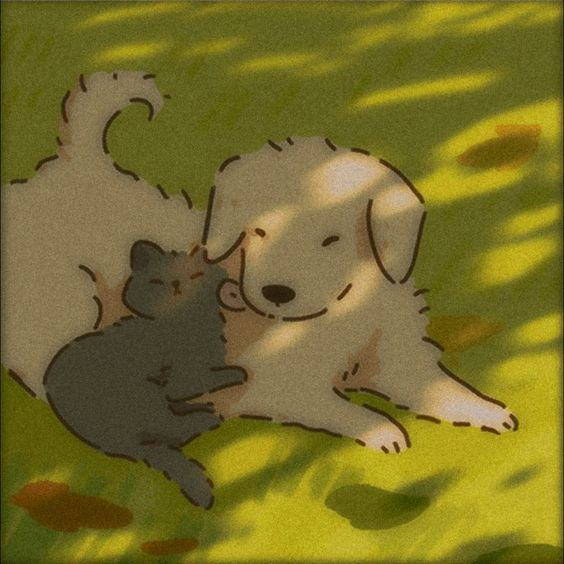
#> input picture ТИОиАД/lab1+/task2.jpg, 564 x 564 px, given in place of the camera
$ python task1.py
#> lines starting #> are read from the running program, lines starting #| are printed output that depends on the picture; after the words box and inside, x2 and y2 are one past the last pixel; in counts of white or black regions, pixels touching at a corner belong together
# Детектирование движения методом вычитания фона

import cv2
import numpy as np
import datetime

def background_subtraction_detection(video_source=0):
#> called with video_source = 0
    cap = cv2.VideoCapture(video_source)
    if not cap.isOpened():
        print(f"Не удалось открыть видео источник {video_source}")
        return

    # Получаем информацию о видео
    fps = cap.get(cv2.CAP_PROP_FPS)
    width = int(cap.get(cv2.CAP_PROP_FRAME_WIDTH))
    height = int(cap.get(cv2.CAP_PROP_FRAME_HEIGHT))

    # Создаем детектор фона
    backSub = cv2.createBackgroundSubtractorKNN(
        history=500,  # Количество кадров для обучения фона
        dist2Threshold=400,  # Порог расстояния
        detectShadows=True  # Обнаружение теней
    )

    # Переменные для трекинга движения
    motion_detected = False
    motion_start_time = None
    motion_counter = 0
    frame_count = 0

    while True:
        ret, frame = cap.read()
#> frame is the input picture: shape (564, 564, 3); mean B, G, R 42.1, 110.3, 119.7
        if not ret:
            print("Видео закончилось или ошибка чтения")
            break

        frame_count += 1

        if width > 800:
            frame = cv2.resize(frame, (640, 480))
            height, width = frame.shape[:2]

        # Вычитание фона и морфология
        fgMask = backSub.apply(frame)
#> fgMask: shape (564, 564); every value is 255
        kernel = cv2.getStructuringElement(cv2.MORPH_ELLIPSE, (5, 5))
        fgMask = cv2.morphologyEx(fgMask, cv2.MORPH_OPEN, kernel)
        fgMask = cv2.morphologyEx(fgMask, cv2.MORPH_CLOSE, kernel)

        contours, _ = cv2.findContours(fgMask, cv2.RETR_EXTERNAL, cv2.CHAIN_APPROX_SIMPLE)
#> contours = [[[0, 0], [0, 563], [563, 563], [563, 0]]]

        # Фильтруем контуры по площади
        min_area = 1000  # Минимальная площадь для обнаружения
        large_contours = [cnt for cnt in contours if cv2.contourArea(cnt) > min_area]
#> large_contours = [[[0, 0], [0, 563], [563, 563], [563, 0]]]

        # Bounding box вокруг движущихся объектов
        motion_detected_current = len(large_contours) > 0
#> motion_detected_current = True

        for contour in large_contours:
            x, y, w, h = cv2.boundingRect(contour)
            cv2.rectangle(frame, (x, y), (x + w, y + h), (0, 0, 255), 2)
            cv2.putText(frame, "MOVING OBJECT", (x, y - 10),
                        cv2.FONT_HERSHEY_SIMPLEX, 0.5, (0, 0, 255), 2)

            # Центр масс
            M = cv2.moments(contour)
            if M["m00"] != 0:
                cx = int(M["m10"] / M["m00"])
                cy = int(M["m01"] / M["m00"])
                cv2.circle(frame, (cx, cy), 5, (255, 0, 0), -1)
#> this loop made 1 pass
#> (contour, x, y, w, h, cx, cy) on pass 1: ([[0, 0], [0, 563], [563, 563], [563, 0]], 0, 0, 564, 564, 281, 281)
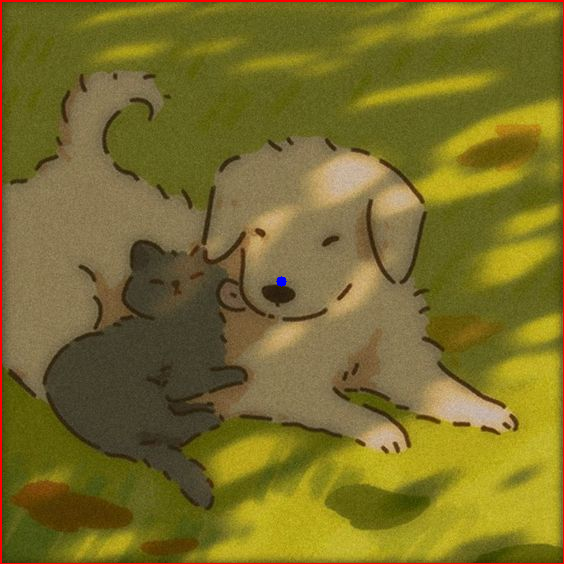
#> frame: shape (564, 564, 3); 1.09% of pixels changed, all inside (x1, y1, x2, y2) = (0, 0, 564, 564)

        # Обнаружение движения
        if motion_detected_current and not motion_detected:
            motion_detected = True
            motion_start_time = datetime.datetime.now()
            motion_counter += 1
            print(f"🔴 ОБНАРУЖЕНО ДВИЖЕНИЕ!")
        elif not motion_detected_current and motion_detected:
            motion_detected = False
            end_time = datetime.datetime.now()
            duration = (end_time - motion_start_time).total_seconds()
            print(f"🟢 ДВИЖЕНИЕ ПРЕКРАТИЛОСЬ. Длительность: {duration:.1f} сек")

        status = "MOVEMENT DETECTED" if motion_detected else "NO MOVEMENT"
        color = (0, 0, 255) if motion_detected else (0, 255, 0)

        info_panel = np.zeros((100, frame.shape[1], 3), dtype=np.uint8)

        cv2.putText(info_panel, f"Status: {status}", (10, 30),
                    cv2.FONT_HERSHEY_SIMPLEX, 0.7, color, 2)
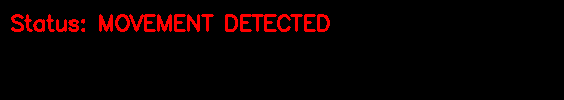
#> info_panel: shape (100, 564, 3); mean of channels 0, 1, 2 0, 0, 11.2; drawn as B, G, R
        cv2.putText(info_panel, f"Motion Count: {motion_counter}", (10, 60),
                    cv2.FONT_HERSHEY_SIMPLEX, 0.7, color, 2)
        cv2.putText(info_panel, f"Frame: {frame_count}", (10, 90),
                    cv2.FONT_HERSHEY_SIMPLEX, 0.5, (255, 255, 255), 1)
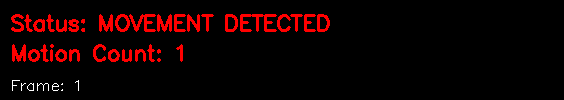
#> info_panel: shape (100, 564, 3); mean of channels 0, 1, 2 0.6, 0.6, 16.6; drawn as B, G, R

        display_frame = np.vstack([frame, info_panel])
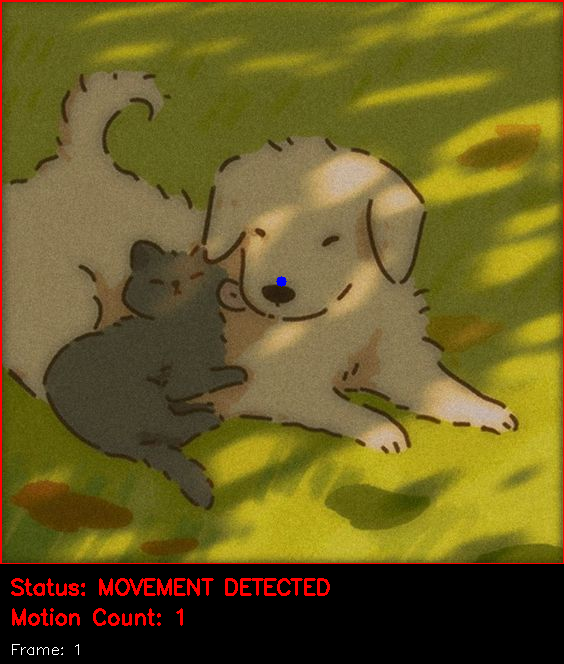
#> display_frame: shape (664, 564, 3); mean B, G, R 35.7, 93.1, 105.8

        cv2.putText(display_frame, "Press 'q' to quit, 'p' to pause",
                    (10, frame.shape[0] + 80), cv2.FONT_HERSHEY_SIMPLEX,
                    0.5, (255, 255, 255), 1)
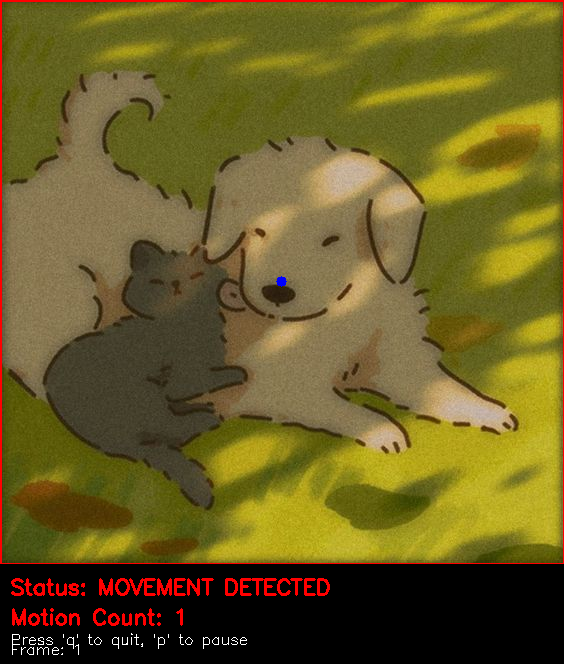
#> display_frame: shape (664, 564, 3); 0.12% of pixels changed, all inside (x1, y1, x2, y2) = (12, 633, 247, 649)

        cv2.imshow('Motion Detection - Original Video', display_frame)
        cv2.imshow('Motion Detection - Foreground Mask', fgMask)

        key = cv2.waitKey(1) & 0xFF
#> (key q is pressed here)
        if key == ord('q'):
            break
        elif key == ord('p'):
            print("ПАУЗА. Нажмите любую клавишу для продолжения...")
            cv2.waitKey(0)

    cap.release()
    cv2.destroyAllWindows()

    print(f"\nОбработано кадров: {frame_count}")
    print(f"Обнаружено событий движения: {motion_counter}")

if __name__ == "__main__":
    background_subtraction_detection()

$ run again, on ТИОиАД/lab1+/task3.jpg
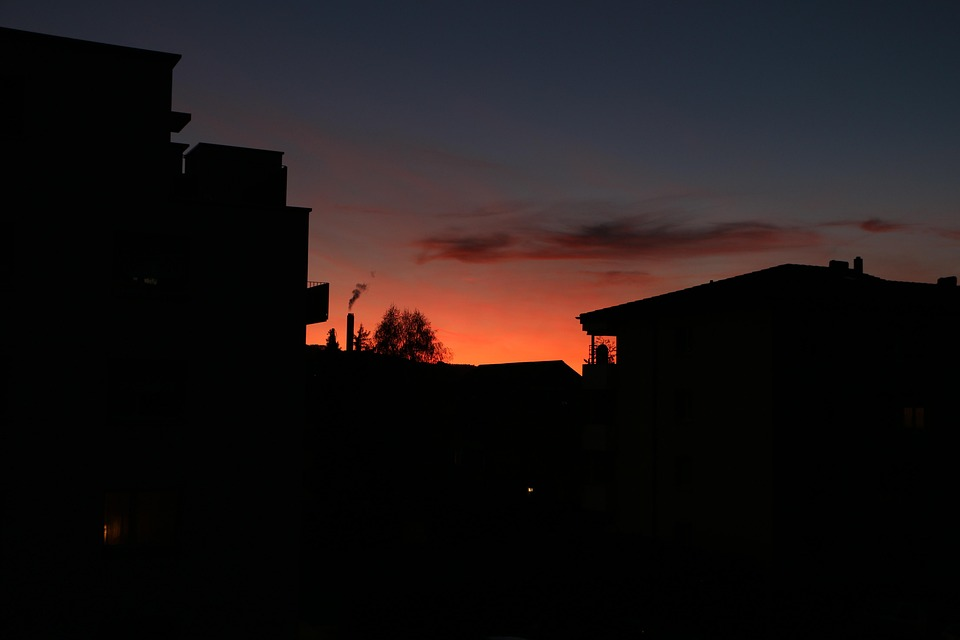
#> input picture ТИОиАД/lab1+/task3.jpg, 960 x 640 px, given in place of the camera
#> in background_subtraction_detection, frame is the input picture: shape (640, 960, 3); mean B, G, R 22.3, 21.4, 27.3
#> fgMask: shape (480, 640); every value is 255
#> contours = [[[0, 0], [0, 479], [639, 479], [639, 0]]]
#> motion_detected_current = True
#> the loop in background_subtraction_detection, `for contour in large_contours:` made 1 pass
#> (contour, x, y, w, h, cx, cy) on pass 1: ([[0, 0], [0, 479], [639, 479], [639, 0]], 0, 0, 640, 480, 319, 239)
#> after the loop in background_subtraction_detection, `for contour in large_contours:`:
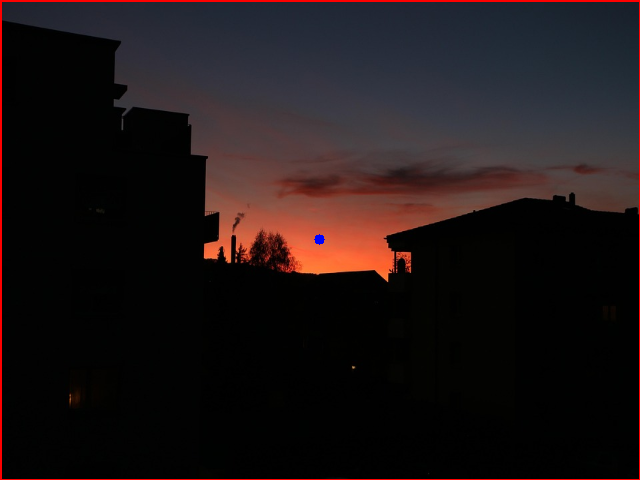
#> frame: shape (480, 640, 3); mean B, G, R 22.1, 21.1, 29.8
#> in background_subtraction_detection, `cv2.putText(display_frame, "Press 'q' to quit, 'p' to pause", (10, fra..`:
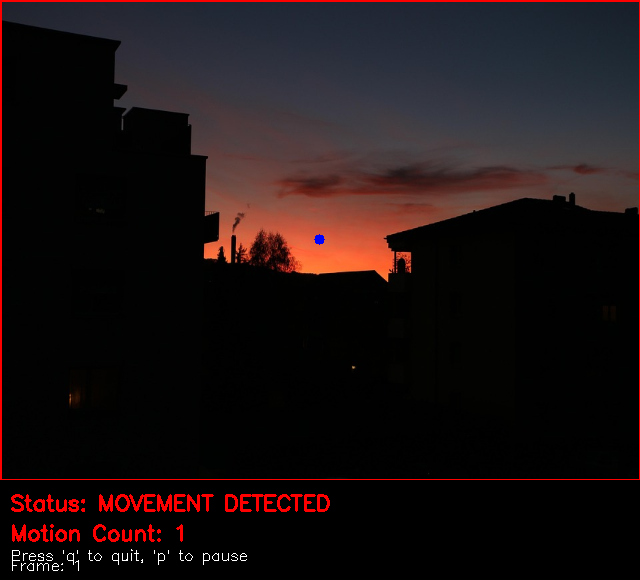
#> display_frame: shape (580, 640, 3); mean B, G, R 18.7, 17.9, 27.5

$ run again, on ТИОиАД/lab1+/task5.jpg
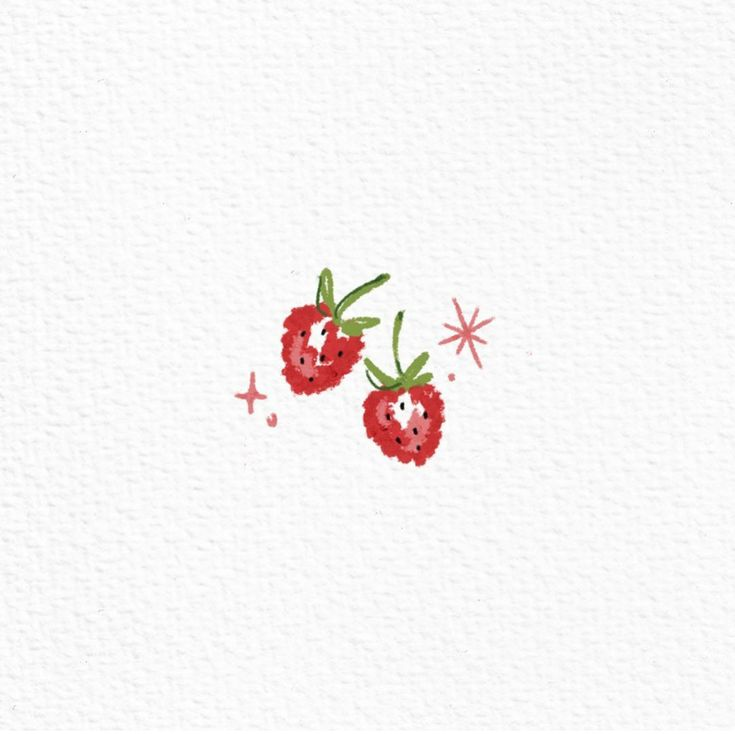
#> input picture ТИОиАД/lab1+/task5.jpg, 735 x 734 px, given in place of the camera
#> in background_subtraction_detection, frame is the input picture: shape (734, 735, 3); mean B, G, R 244.2, 244.7, 247.1
#> fgMask: shape (734, 735); every value is 255
#> contours = [[[0, 0], [0, 733], [734, 733], [734, 0]]]
#> motion_detected_current = True
#> the loop in background_subtraction_detection, `for contour in large_contours:` made 1 pass
#> (contour, x, y, w, h, cx, cy) on pass 1: ([[0, 0], [0, 733], [734, 733], [734, 0]], 0, 0, 735, 734, 367, 366)
#> after the loop in background_subtraction_detection, `for contour in large_contours:`:
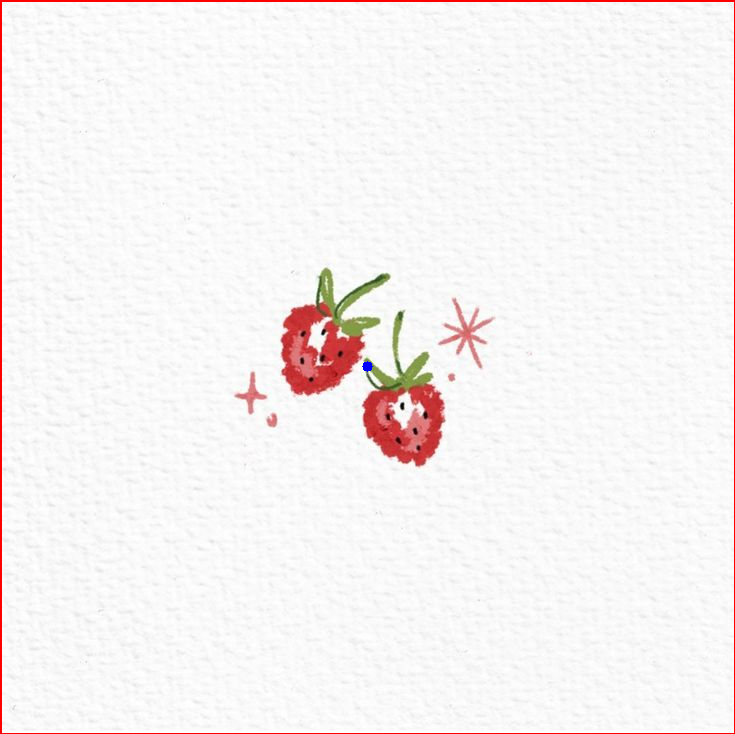
#> frame: shape (734, 735, 3); 0.83% of pixels changed, all inside (x1, y1, x2, y2) = (0, 0, 735, 734)
#> in background_subtraction_detection, `cv2.putText(display_frame, "Press 'q' to quit, 'p' to pause", (10, fra..`:
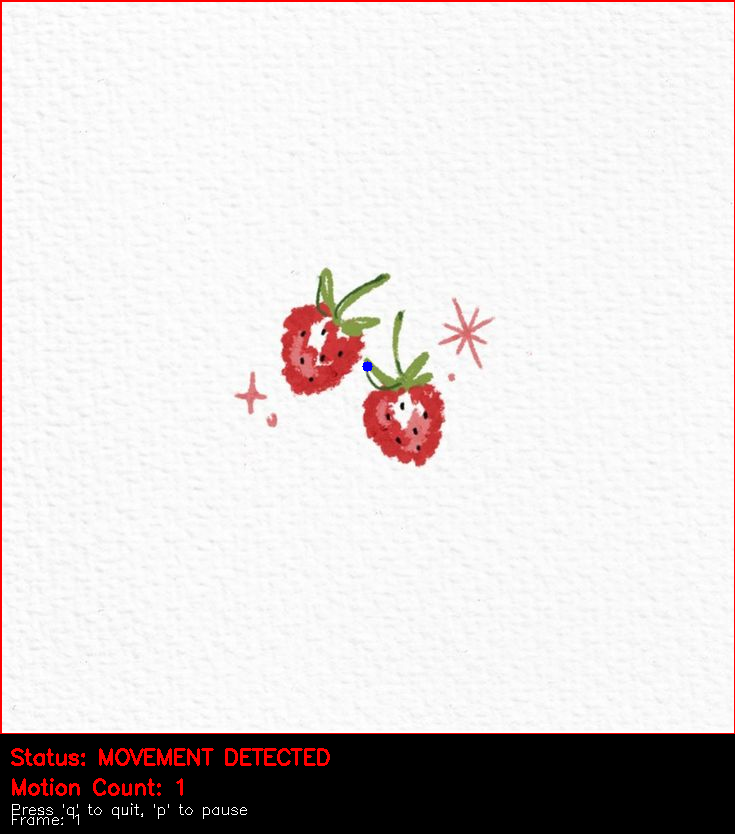
#> display_frame: shape (834, 735, 3); mean B, G, R 213.4, 213.8, 219.2
